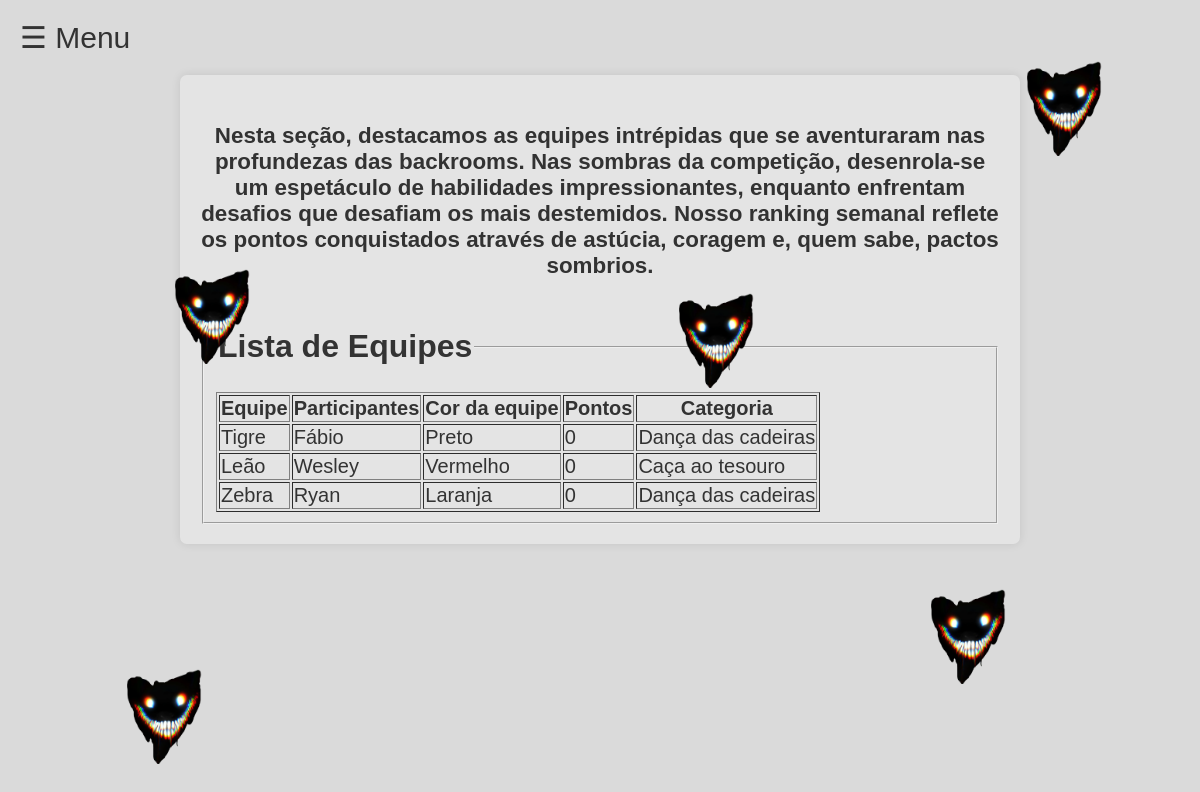
The app's page /Public/User/times.php, older data.
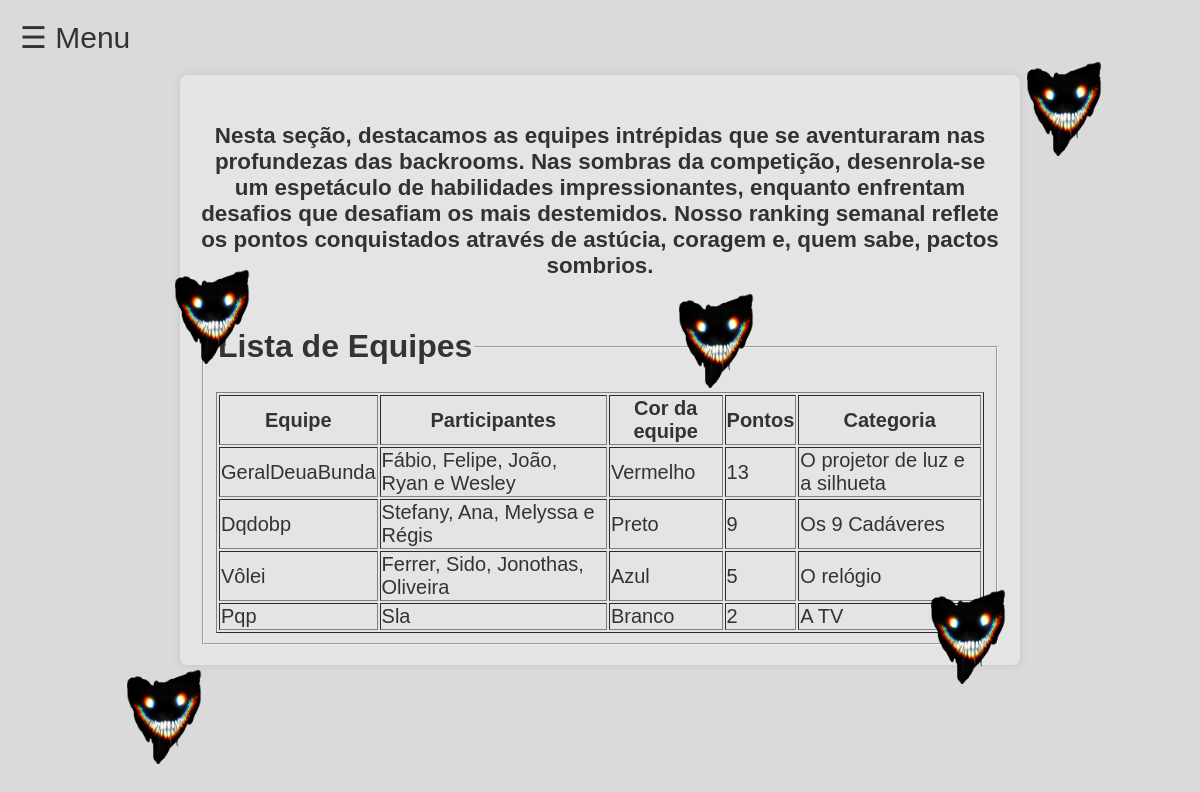
The same page, newer data.
### tables this page shows
CREATE TABLE `equipes` (
  `id_equipes` int(11) NOT NULL,
  `nome` varchar(255) NOT NULL,
  `participantes` varchar(255) NOT NULL,
  `cor` varchar(255) NOT NULL,
  `pontos` int(11) NOT NULL,
  `categoria` varchar(255) NOT NULL
);

### App/Controller/EquipeController.php (called while the page is built, shortened)
<?php
require_once '../../App/Model/EquipeModel.php';
class EquipeController {
    private $equipeModel;
    public function __construct($pdo) {
        $this->equipeModel = new EquipeModel($pdo);
    }
    public function exibirListaEquipesOrdenadasPorPontos() {
        $equipes = $this->equipeModel->listarEquipesOrdenadasPorPontos();
        include '../../Resources/View/equipes/lista2.php';
    }
}
?>

### App/Model/EquipeModel.php (called while the page is built, shortened)
<?php
class EquipeModel {
    private $pdo;
    public function __construct($pdo) {
        $this->pdo = $pdo;
    }
    public function listarEquipesOrdenadasPorPontos() {
        $sql = "SELECT * FROM equipes ORDER BY pontos DESC";
        $stmt = $this->pdo->query($sql);
        return $stmt->fetchAll(PDO::FETCH_ASSOC);
    }
}
?>

### Resources/View/equipes/lista2.php (the view, shortened to what this page needs)
<!DOCTYPE html>
<html>
<head>
</head>
<body>
    <fieldset>
        <legend><h1>Lista de Equipes</h1></legend>
            <table border="1">
                <thead>
                    <tr>
                        <th>Equipe</th>
                        <th>Participantes</th>
                        <th>Cor da equipe</th>
                        <th>Pontos</th>
                        <th>Categoria</th>
                    </tr>
                </thead>
                <?php foreach ($equipes as $equipe): ?>
                    <tbody>
                        <tr>
                            <td><?php echo $equipe['nome']; ?></td>
                            <td><?php echo $equipe['participantes']; ?></td>
                            <td><?php echo $equipe['cor']; ?></td>
                            <td><?php echo $equipe['pontos']; ?></td>
                            <td><?php echo $equipe['categoria']; ?></td>
                        </tr>
                <?php endforeach; ?>
            </table>
    </fieldset>
</body>
</html>

### Public/User/times.php (shortened to what this page needs)
<?php
require_once '../../Config/config.php';
require_once '../../App/Controller/EquipeController.php';
$equipeController = new EquipeController($pdo);
?>
<!DOCTYPE html>
<html lang="en">
<head>
    <link rel="stylesheet" href="../../Resources/Css/times.css">
</head>
<body>
    <div id="main">
        <header>
            <span style="font-size:30px;cursor:pointer" onclick="toggleSidebar()">&#9776; Menu</span>
        </header>
        <div class="light"></div>
        <img class="smile" src="../../Resources/Assets/dex66te-e97d5f90-5c30-4441-aaee-3905f1e2036d.png" alt=":D">
        <img class="smile2" src="../../Resources/Assets/dex66te-e97d5f90-5c30-4441-aaee-3905f1e2036d.png" alt=":D">
        <div class="container">
            <p>Nesta seção, destacamos as equipes intrépidas que se aventuraram nas profundezas das backrooms.
            Nas sombras da competição, desenrola-se um espetáculo de habilidades impressionantes, enquanto enfrentam desafios que desafiam os mais destemidos.
            Nosso ranking semanal reflete os pontos conquistados através de astúcia, coragem e, quem sabe, pactos sombrios.</p>
            <?php
                $equipeController->exibirListaEquipesOrdenadasPorPontos();
            ?>
        </div>
        <img class="smile3" src="../../Resources/Assets/dex66te-e97d5f90-5c30-4441-aaee-3905f1e2036d.png" alt=":D">
        <img class="smile4" src="../../Resources/Assets/dex66te-e97d5f90-5c30-4441-aaee-3905f1e2036d.png" alt=":D">
        <img class="smile5" src="../../Resources/Assets/dex66te-e97d5f90-5c30-4441-aaee-3905f1e2036d.png" alt=":D">
    </div>
</body>
</html>

### Resources/Css/times.css (style rules this page uses)
body { background: whitesmoke; background-size: 100% 100%; font-family: 'Arial', sans-serif; margin: 0; padding: 0; background-color: #dadada; color: #333; display: flex; height: 100vh; }
#main { flex: 1; padding: 20px; transition: margin-left 0.8s; }
.container { max-width: 800px; height: 480px auto; margin: 20px auto; background-color: #ffffff45; padding: 20px; border-radius: 7px; box-shadow: 0 0 10px rgba(0, 0, 0, 0.1); display: flex; flex-direction: column; justify-content: center; }
.container p { font-size: 1.4rem; font-weight: bold; color: #323232; display: flex; height: 167px; flex-direction: row; text-align: center; align-items: center; }
.container table { font-size: 20px; }
.container tr { cursor: default; }
.light { position: fixed; top: 0; left: 0; height: 100%; width: 100%; z-index: 999; animation: blink 10s infinite; animation-delay: 4.5s; pointer-events: none; }
img.smile { position: absolute; width: 100px; height: 100px; top: 7%; right: 7%; }
img.smile2 { position: absolute; width: 100px; height: 100px; top: 33%; right: 78%; }
img.smile3 { position: absolute; width: 100px; height: 100px; top: 73%; right: 15%; }
img.smile4 { position: absolute; width: 100px; height: 100px; top: 36%; right: 36%; }
img.smile5 { position: absolute; width: 100px; height: 100px; top: 83%; right: 82%; }

Row changes from the older to the newer data that the page shows:
removed equipes: nome "Tigre", participantes "Fábio", cor "Preto", pontos "0", categoria "Dança das cadeiras"
removed equipes: nome "Leão", participantes "Wesley", cor "Vermelho", pontos "0", categoria "Caça ao tesouro"
removed equipes: nome "Zebra", participantes "Ryan", cor "Laranja", pontos "0", categoria "Dança das cadeiras"
added equipes: nome "GeralDeuaBunda", participantes "Fábio, Felipe, João, Ryan e Wesley", cor "Vermelho", pontos "13", categoria "O projetor de luz e a silhueta"
added equipes: nome "Dqdobp", participantes "Stefany, Ana, Melyssa e Régis", cor "Preto", pontos "9", categoria "Os 9 Cadáveres"
added equipes: nome "Vôlei", participantes "Ferrer, Sido, Jonothas, Oliveira", cor "Azul", pontos "5", categoria "O relógio"
added equipes: nome "Pqp", participantes "Sla", cor "Branco", pontos "2", categoria "A TV"
